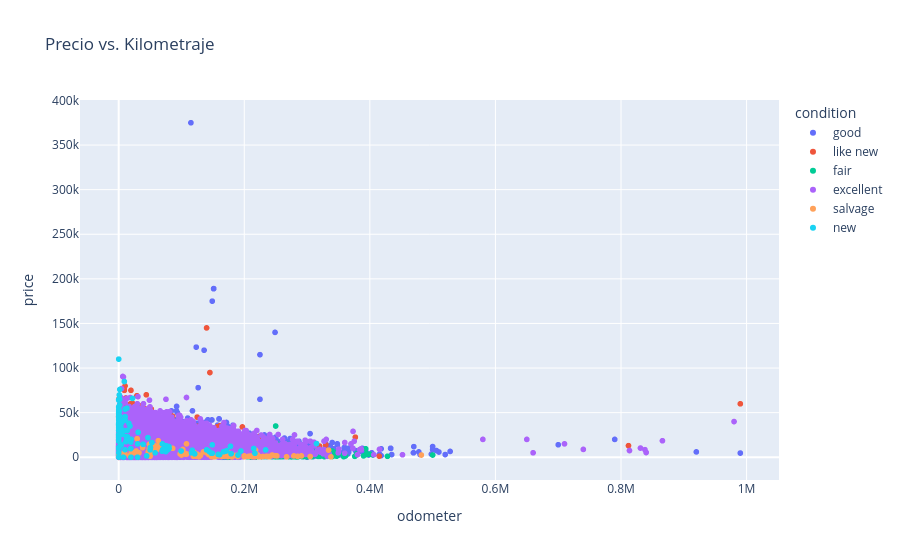

The cell this chart's notebook holds for it:
### Markdown cell above
Precio vs. kilometraje (odometer)

### Code cell
fig = px.scatter(df, x='odometer', y='price', color='condition',
                  title='Precio vs. Kilometraje')
fig.show()

### Figure 1 — Plotly figure (JSON) as saved in the notebook; plotly's stock layout.template omitted (floating-point values rounded to 4 significant figures; data arrays with more than 128 entries replaced by an {"elided": "..."} marker saying what was removed)
{"data": [{"hovertemplate": "condition=good<br>odometer=%{x}<br>price=%{y}<extra></extra>", "legendgroup": "good", "marker": {"color": "#636efa", "symbol": "circle"}, "mode": "markers", "name": "good", "showlegend": true, "type": "scattergl", "x": {"elided": "20145 float values"}, "xaxis": "x", "y": {"elided": "20145 int values"}, "yaxis": "y"}, {"hovertemplate": "condition=like new<br>odometer=%{x}<br>price=%{y}<extra></extra>", "legendgroup": "like new", "marker": {"color": "#EF553B", "symbol": "circle"}, "mode": "markers", "name": "like new", "showlegend": true, "type": "scattergl", "x": {"elided": "4742 float values"}, "xaxis": "x", "y": {"elided": "4742 int values"}, "yaxis": "y"}, {"hovertemplate": "condition=fair<br>odometer=%{x}<br>price=%{y}<extra></extra>", "legendgroup": "fair", "marker": {"color": "#00cc96", "symbol": "circle"}, "mode": "markers", "name": "fair", "showlegend": true, "type": "scattergl", "x": {"elided": "1607 float values"}, "xaxis": "x", "y": {"elided": "1607 int values"}, "yaxis": "y"}, {"hovertemplate": "condition=excellent<br>odometer=%{x}<br>price=%{y}<extra></extra>", "legendgroup": "excellent", "marker": {"color": "#ab63fa", "symbol": "circle"}, "mode": "markers", "name": "excellent", "showlegend": true, "type": "scattergl", "x": {"elided": "24773 float values"}, "xaxis": "x", "y": {"elided": "24773 int values"}, "yaxis": "y"}, {"hovertemplate": "condition=salvage<br>odometer=%{x}<br>price=%{y}<extra></extra>", "legendgroup": "salvage", "marker": {"color": "#FFA15A", "symbol": "circle"}, "mode": "markers", "name": "salvage", "showlegend": true, "type": "scattergl", "x": [216300.0, 285000.0, 120000.0, 164200.0, 229700.0, 175000.0, 334200.0, 482000.0, 249000.0, 154100.0, 251900.0, 219700.0, 218000.0, 128000.0, 221200.0, 64050.0, NaN, NaN, 108000.0, 142000.0, 57500.0, 0.0, 63000.0, 38000.0, 116600.0, 0.0, NaN, 9621.0, 97800.0, NaN, 150000.0, 17080.0, 48500.0, 130200.0, 200000.0, 8900.0, NaN, 174000.0, 63400.0, 305000.0, 108000.0, 167000.0, 279000.0, NaN, 240500.0, 38000.0, 86000.0, 210000.0, 50000.0, 108000.0, 221000.0, 29330.0, 60920.0, NaN, 53890.0, 143300.0, 189000.0, NaN, 163000.0, 244400.0, 189400.0, 180000.0, NaN, 119000.0, 9621.0, 180800.0, 105000.0, 235300.0, 125000.0, 24500.0, 29330.0, 60920.0, 102200.0, NaN, 140200.0, NaN, 49680.0, 146000.0, 135000.0, 100000.0, 200000.0, 47000.0, 148000.0, NaN, 190000.0, 153000.0, 149000.0, 168000.0, 163.0, 201000.0, 28000.0, 124000.0, 291000.0, NaN, 102600.0, 338000.0, NaN, 212500.0, NaN, 32320.0, NaN, 180000.0, 54000.0, 158700.0, 100.0, 49000.0, 267400.0, 173000.0, 207000.0, 238200.0, 225000.0, 106300.0, 20000.0, NaN, 181500.0], "xaxis": "x", "y": [600, 1000, 5500, 999, 850, 5000, 8000, 2500, 1800, 1000, 1500, 1800, 8000, 580, 2700, 11000, 800, 800, 3800, 4100, 12900, 400, 18500, 13500, 5500, 900, 850, 4500, 3750, 22000, 800, 1700, 9450, 2000, 1500, 5000, 4000, 800, 13000, 800, 15000, 2950, 1500, 3500, 800, 10700, 9975, 1400, 1200, 3500, 800, 20750, 8750, 13200, 6750, 2950, 2495, 2400, 2700, 2500, 800, 1200, 1200, 1000, 4500, 500, 4700, 1000, 3500, 5200, 20750, 8750, 8725, 750, 5000, 1700, 3000, 3000, 6000, 2500, 700, 5990, 500, 2500, 2250, 650, 700, 1000, 1900, 600, 7000, 1000, 1500, 7000, 4800, 500, 2000, 700, 3000, 5000, 7000, 450, 9900, 1500, 5000, 14500, 500, 1500, 1000, 850, 500, 3500, 5000, 2900, 2700], "yaxis": "y"}, {"hovertemplate": "condition=new<br>odometer=%{x}<br>price=%{y}<extra></extra>", "legendgroup": "new", "marker": {"color": "#19d3f3", "symbol": "circle"}, "mode": "markers", "name": "new", "showlegend": true, "type": "scattergl", "x": {"elided": "143 float values"}, "xaxis": "x", "y": {"elided": "143 int values"}, "yaxis": "y"}], "layout": {"legend": {"title": {"text": "condition"}, "tracegroupgap": 0}, "title": {"text": "Precio vs. Kilometraje"}, "xaxis": {"anchor": "y", "domain": [0, 1], "title": {"text": "odometer"}}, "yaxis": {"anchor": "x", "domain": [0, 1], "title": {"text": "price"}}}}
